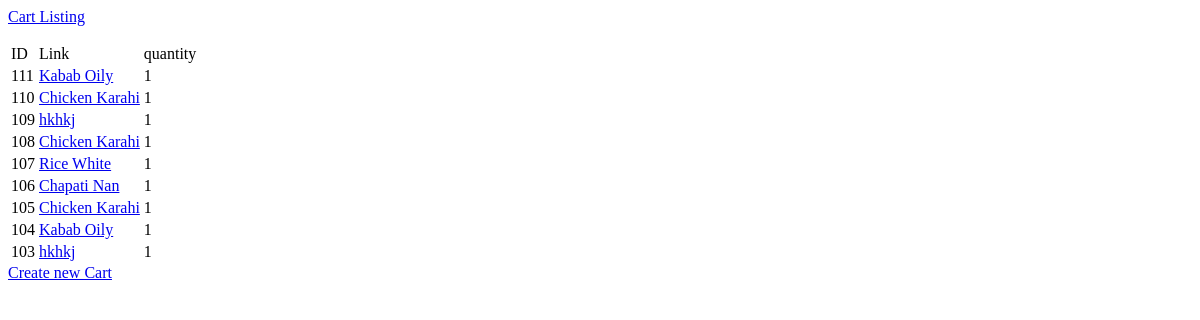
The app's page /admins/cart/ (signed in), older data.
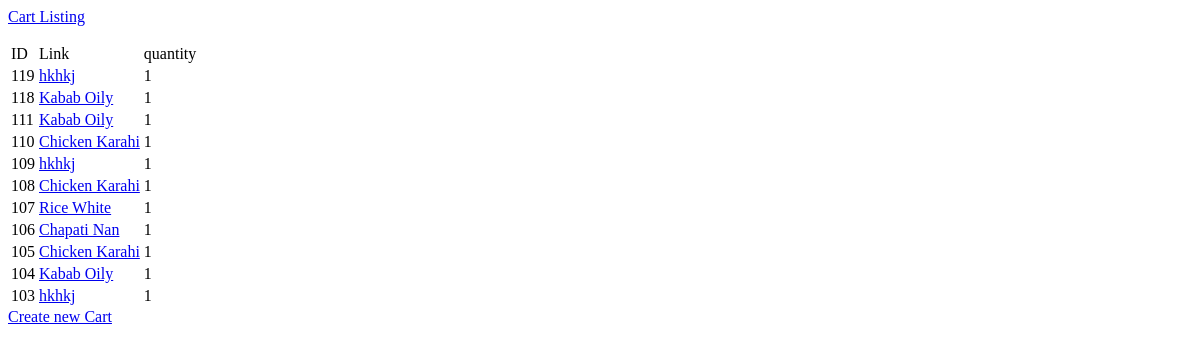
The same page, newer data.
### src/admins/models.py (models this page shows, shortened)
class Cart(models.Model):
    product = models.ForeignKey(Product, on_delete=models.CASCADE,  related_name='orders')
    order = models.ForeignKey(Order, on_delete=models.CASCADE, related_name='products')
    quantity = models.PositiveIntegerField()
    def __str__(self):
        return self.product.name
    class Meta:
        ordering = ('-pk',)
    def get_absolute_url(self):
        return reverse('admins_cart_detail', args=(self.pk,))

class Product(models.Model):
    name = models.CharField(max_length=255)
    desc = models.TextField(null=True, blank=True, default='Description not provided yet')
    image = ResizedImageField(
        upload_to='accounts/images/profiles/', null=True, blank=True, size=[350, 350], quality=75, force_format='PNG',
        help_text='size of logo must be 400*400 and format must be png image file', crop=['middle', 'center']
    )
    price_in = models.FloatField(default=1, help_text="Retail price")
    price_out = models.FloatField(default=1, help_text="Sale Price")
    total_quantity_sold = models.PositiveIntegerField(default=0, blank=True)
    total_sales_amount = models.PositiveIntegerField(default=0, blank=True)
    is_active = models.BooleanField(default=True)
    created_on = models.DateTimeField(auto_now_add=True)
    class Meta:
        ordering = ('-total_quantity_sold',)

### src/admins/views.py (the view)
# urls.py: path('admins/cart/', views.CartListView.as_view(), name='admins_cart_list'),
@method_decorator(login_required, name='dispatch')
class CartListView(ListView):
    model = Cart

### src/admins/templates/admins/cart_list.html
{% extends "base.html" %}
{% load static %}
{% block content %}
    <p><a class="btn btn-default" href="{% url 'admins_cart_list' %}">Cart Listing</a></p>
    <table class="table">
        <tr>
            <td>ID</td>
            <td>Link</td>
            <td>quantity</td>
        </tr>
        {% for object in object_list %}
            <tr>
                <td>{{ object.pk }}</td>
                <td><a href="{{ object.get_absolute_url }}">{{ object }}</a></td>
                <td>{{ object.quantity }}</td>
            </tr>
        {% endfor %}
    </table><a class="btn btn-primary" href="{% url 'admins_cart_create' %}">Create new Cart</a>
{% endblock %}

Row changes from the older to the newer data that the page shows:
added Cart: pk "119", product.name "hkhkj", quantity "1"
added Cart: pk "118", product.name "Kabab Oily", quantity "1"
